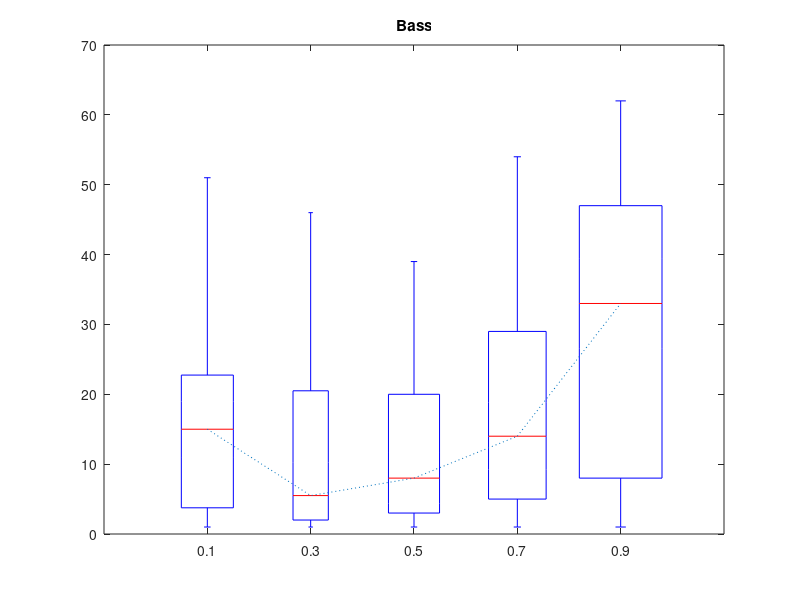

This chart was generated by the following MATLAB code:
function analyze_bass(  )
%bass
bass1=[51	43	41	40	37	36	36	35	34	28	26	26	26	25	22	21	21	20	20	20	20	19	19	18	17	17	17	17	13	9	9	8	7	6	6	6	6	6	6	5	5	4	3	3	3	3	3	3	3	2	2	2	2	1	1	1	0	0	0	0	0	0	0	0	0	0	0	0	0	0	0	0	0	0	0	0	0	0	0	0	0	0	0	0	0	0	0	0	0	0	0	0	0	0	0	0	0	0	0	0
];
bass3=[46	35	35	34	30	25	22	21	21	21	19	13	10	8	6	6	6	6	6	5	4	4	3	3	3	3	3	2	2	2	2	2	2	2	1	1	1	1	0	0	0	0	0	0	0	0	0	0	0	0	0	0	0	0	0	0	0	0	0	0	0	0	0	0	0	0	0	0	0	0	0	0	0	0	0	0	0	0	0	0	0	0	0	0	0	0	0	0	0	0	0	0	0	0	0	0	0	0	0	0
];
bass5=[39	35	32	32	31	27	24	24	23	21	21	20	20	20	20	17	17	17	15	14	13	13	12	12	11	10	8	8	8	6	6	6	5	5	5	5	4	4	3	3	3	3	3	3	2	2	2	2	1	1	1	1	1	1	1	0	0	0	0	0	0	0	0	0	0	0	0	0	0	0	0	0	0	0	0	0	0	0	0	0	0	0	0	0	0	0	0	0	0	0	0	0	0	0	0	0	0	0	0	0
];
bass7=[54	49	45	44	40	40	38	37	35	34	34	33	33	33	31	29	29	25	24	24	24	21	20	20	19	19	19	19	17	16	14	14	13	13	13	12	10	8	8	8	8	6	6	6	6	5	5	4	4	4	4	3	3	3	3	3	3	2	2	2	2	1	0	0	0	0	0	0	0	0	0	0	0	0	0	0	0	0	0	0	0	0	0	0	0	0	0	0	0	0	0	0	0	0	0	0	0	0	0	0
];
bass9=[62	61	60	59	58	57	57	57	56	55	54	54	54	54	54	54	54	53	52	52	50	48	47	47	47	47	47	46	44	44	44	42	41	41	41	40	38	38	37	35	35	35	34	34	33	33	33	32	32	26	26	26	26	25	25	24	21	20	20	19	17	17	15	15	13	8	8	8	8	8	6	6	5	4	4	4	4	3	3	2	2	2	2	1	1	1	1	1	1	0	0	0	0	0	0	0	0	0	0	0
];

bassbox1=bass1;
bassbox3=bass3;
bassbox5=bass5;
bassbox7=bass7;
bassbox9=bass9;
weight0=find(bassbox1==0);
bassbox1(weight0)=[NaN]; 
weight0=find(bassbox3==0);
bassbox3(weight0)=[NaN]; 
weight0=find(bassbox5==0);
bassbox5(weight0)=[NaN]; 
weight0=find(bassbox7==0);
bassbox7(weight0)=[NaN]; 
weight0=find(bassbox9==0);
bassbox9(weight0)=[NaN]; 
boxplot([bassbox1' bassbox3' bassbox5' bassbox7' bassbox9'],'plotstyle','compact')
hold on;
weight0=find(bass1==0);
bass1(weight0)=[]; 
weight0=find(bass3==0);
bass3(weight0)=[]; 
weight0=find(bass5==0);
bass5(weight0)=[]; 
weight0=find(bass7==0);
bass7(weight0)=[]; 
weight0=find(bass9==0);
bass9(weight0)=[]; 
medianx=[1:5];
mediany=[median(bass1),median(bass3),median(bass5),median(bass7),median(bass9)];
plot(medianx,mediany,':');
set(gca,'XTick',1:5);
set(gca,'XTickLabel',{'0.1','0.3','0.5','0.7','0.9'});
title('Bass');


end

